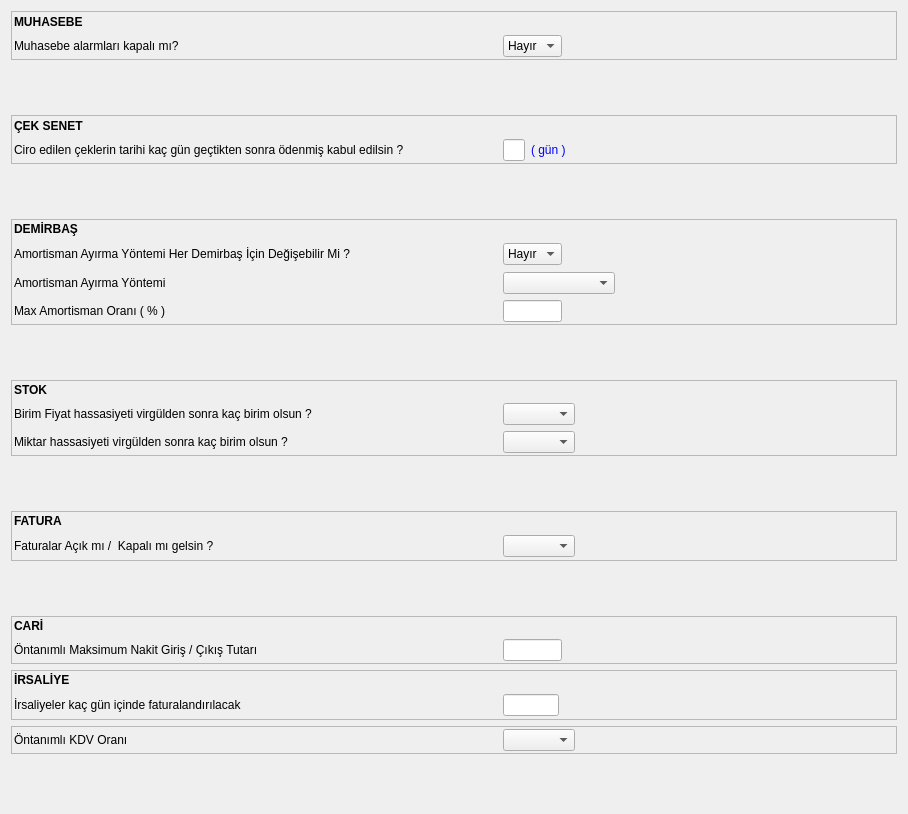
     <widget class="QWidget" name="tab_sabit_degerler">
      <attribute name="title">
       <string>Sabit Değerler</string>
      </attribute>
      <layout class="QGridLayout" name="gridLayout_15" rowstretch="1,1,1,1,1,1,1,1,1,1,1,1,1,1">
       <item row="2" column="0">
        <widget class="QFrame" name="frame_ceksenet">
         <property name="sizePolicy">
          <sizepolicy hsizetype="Expanding" vsizetype="Expanding">
           <horstretch>0</horstretch>
           <verstretch>0</verstretch>
          </sizepolicy>
         </property>
         <property name="frameShape">
          <enum>QFrame::StyledPanel</enum>
         </property>
         <property name="frameShadow">
          <enum>QFrame::Raised</enum>
         </property>
         <layout class="QGridLayout" name="gridLayout_9" columnstretch="1,1,5,20">
          <property name="margin">
           <number>2</number>
          </property>
          <item row="1" column="0">
           <widget class="QLabel" name="label_16">
            <property name="enabled">
             <bool>true</bool>
            </property>
            <property name="sizePolicy">
             <sizepolicy hsizetype="Expanding" vsizetype="Fixed">
              <horstretch>0</horstretch>
              <verstretch>0</verstretch>
             </sizepolicy>
            </property>
            <property name="minimumSize">
             <size>
              <width>483</width>
              <height>0</height>
             </size>
            </property>
            <property name="text">
             <string>Ciro edilen çeklerin tarihi kaç gün geçtikten sonra ödenmiş kabul edilsin ?</string>
            </property>
           </widget>
          </item>
          <item row="1" column="1">
           <widget class="QCommaEdit" name="commaEdit_ciro_sonrasi_gun_sayisi">
            <property name="whatsThis">
             <string>Sayilari formatina(Or:1,000,234.50) donusturur. </string>
            </property>
            <property name="QCommaEdit" stdset="0">
             <rect>
              <x>0</x>
              <y>0</y>
              <width>100</width>
              <height>100</height>
             </rect>
            </property>
           </widget>
          </item>
          <item row="1" column="2">
           <widget class="QLabel" name="label_17">
            <property name="sizePolicy">
             <sizepolicy hsizetype="Expanding" vsizetype="Fixed">
              <horstretch>0</horstretch>
              <verstretch>0</verstretch>
             </sizepolicy>
            </property>
            <property name="styleSheet">
             <string notr="true">color: rgb(0, 0, 255);</string>
            </property>
            <property name="text">
             <string>( gün )</string>
            </property>
           </widget>
          </item>
          <item row="1" column="3">
           <spacer name="horizontalSpacer_7">
            <property name="orientation">
             <enum>Qt::Horizontal</enum>
            </property>
            <property name="sizeHint" stdset="0">
             <size>
              <width>40</width>
              <height>20</height>
             </size>
            </property>
           </spacer>
          </item>
          <item row="0" column="0">
           <widget class="QLabel" name="label_ceksenet_baslik">
            <property name="minimumSize">
             <size>
              <width>483</width>
              <height>0</height>
             </size>
            </property>
            <property name="font">
             <font>
              <weight>75</weight>
              <bold>true</bold>
             </font>
            </property>
            <property name="text">
             <string>ÇEK SENET</string>
            </property>
           </widget>
          </item>
         </layout>
        </widget>
       </item>
       <item row="4" column="0">
        <widget class="QFrame" name="frame_demirbas">
         <property name="sizePolicy">
          <sizepolicy hsizetype="Expanding" vsizetype="Fixed">
           <horstretch>0</horstretch>
           <verstretch>0</verstretch>
          </sizepolicy>
         </property>
         <property name="frameShape">
          <enum>QFrame::StyledPanel</enum>
         </property>
         <property name="frameShadow">
          <enum>QFrame::Raised</enum>
         </property>
         <layout class="QGridLayout" name="gridLayout_12" columnstretch="1,1,5,30">
          <property name="margin">
           <number>2</number>
          </property>
          <item row="1" column="0">
           <widget class="QLabel" name="label_18">
            <property name="sizePolicy">
             <sizepolicy hsizetype="Expanding" vsizetype="Fixed">
              <horstretch>0</horstretch>
              <verstretch>0</verstretch>
             </sizepolicy>
            </property>
            <property name="minimumSize">
             <size>
              <width>483</width>
              <height>0</height>
             </size>
            </property>
            <property name="text">
             <string>Amortisman Ayırma Yöntemi Her Demirbaş İçin Değişebilir Mi ?</string>
            </property>
           </widget>
          </item>
          <item row="1" column="1">
           <widget class="QComboBox" name="comboBox_amor_yontemi_degisebilir_mi">
            <property name="sizePolicy">
             <sizepolicy hsizetype="Expanding" vsizetype="Fixed">
              <horstretch>0</horstretch>
              <verstretch>0</verstretch>
             </sizepolicy>
            </property>
            <item>
             <property name="text">
              <string>Hayır</string>
             </property>
            </item>
            <item>
             <property name="text">
              <string>Evet</string>
             </property>
            </item>
           </widget>
          </item>
          <item row="1" column="3">
           <spacer name="horizontalSpacer_8">
            <property name="orientation">
             <enum>Qt::Horizontal</enum>
            </property>
            <property name="sizeHint" stdset="0">
             <size>
              <width>229</width>
              <height>24</height>
             </size>
            </property>
           </spacer>
          </item>
          <item row="2" column="0">
           <widget class="QLabel" name="label_amortisman_yontemi">
            <property name="sizePolicy">
             <sizepolicy hsizetype="Expanding" vsizetype="Fixed">
              <horstretch>0</horstretch>
              <verstretch>0</verstretch>
             </sizepolicy>
            </property>
            <property name="minimumSize">
             <size>
              <width>483</width>
              <height>0</height>
             </size>
            </property>
            <property name="text">
             <string>Amortisman Ayırma Yöntemi</string>
            </property>
           </widget>
          </item>
          <item row="2" column="1" colspan="2">
           <widget class="QComboBox" name="comboBox_amortisman_yontemi">
            <property name="sizePolicy">
             <sizepolicy hsizetype="Expanding" vsizetype="Fixed">
              <horstretch>0</horstretch>
              <verstretch>0</verstretch>
             </sizepolicy>
            </property>
           </widget>
          </item>
          <item row="3" column="0">
           <widget class="QLabel" name="label_21">
            <property name="sizePolicy">
             <sizepolicy hsizetype="Expanding" vsizetype="Fixed">
              <horstretch>0</horstretch>
              <verstretch>0</verstretch>
             </sizepolicy>
            </property>
            <property name="minimumSize">
             <size>
              <width>483</width>
              <height>0</height>
             </size>
            </property>
            <property name="text">
             <string>Max Amortisman Oranı ( % )</string>
            </property>
           </widget>
          </item>
          <item row="3" column="1">
           <widget class="QCommaEdit" name="commaEdit_max_amortisman_orani">
            <property name="whatsThis">
             <string>Sayilari formatina(Or:1,000,234.50) donusturur. </string>
            </property>
            <property name="QCommaEdit" stdset="0">
             <rect>
              <x>0</x>
              <y>0</y>
              <width>100</width>
              <height>100</height>
             </rect>
            </property>
           </widget>
          </item>
          <item row="1" column="2">
           <spacer name="horizontalSpacer_14">
            <property name="orientation">
             <enum>Qt::Horizontal</enum>
            </property>
            <property name="sizeHint" stdset="0">
             <size>
              <width>40</width>
              <height>20</height>
             </size>
            </property>
           </spacer>
          </item>
          <item row="0" column="0">
           <widget class="QLabel" name="label_28">
            <property name="minimumSize">
             <size>
              <width>483</width>
              <height>0</height>
             </size>
            </property>
            <property name="font">
             <font>
              <weight>75</weight>
              <bold>true</bold>
             </font>
            </property>
            <property name="text">
             <string>DEMİRBAŞ</string>
            </property>
           </widget>
          </item>
         </layout>
        </widget>
       </item>
       <item row="8" column="0">
        <widget class="QFrame" name="frame_fatura">
         <property name="sizePolicy">
          <sizepolicy hsizetype="Expanding" vsizetype="Fixed">
           <horstretch>0</horstretch>
           <verstretch>0</verstretch>
          </sizepolicy>
         </property>
         <property name="frameShape">
          <enum>QFrame::StyledPanel</enum>
         </property>
         <property name="frameShadow">
          <enum>QFrame::Raised</enum>
         </property>
         <layout class="QGridLayout" name="gridLayout_11" columnstretch="1,6,34">
          <property name="margin">
           <number>2</number>
          </property>
          <item row="1" column="0">
           <widget class="QLabel" name="label_22">
            <property name="sizePolicy">
             <sizepolicy hsizetype="Expanding" vsizetype="Fixed">
              <horstretch>0</horstretch>
              <verstretch>0</verstretch>
             </sizepolicy>
            </property>
            <property name="minimumSize">
             <size>
              <width>483</width>
              <height>0</height>
             </size>
            </property>
            <property name="text">
             <string>Faturalar Açık mı /  Kapalı mı gelsin ?                                                                        </string>
            </property>
           </widget>
          </item>
          <item row="1" column="1">
           <widget class="QComboBox" name="comboBox_acik_fatura_mi">
            <property name="sizePolicy">
             <sizepolicy hsizetype="Expanding" vsizetype="Fixed">
              <horstretch>0</horstretch>
              <verstretch>0</verstretch>
             </sizepolicy>
            </property>
           </widget>
          </item>
          <item row="1" column="2">
           <spacer name="horizontalSpacer_11">
            <property name="orientation">
             <enum>Qt::Horizontal</enum>
            </property>
            <property name="sizeHint" stdset="0">
             <size>
              <width>243</width>
              <height>24</height>
             </size>
            </property>
           </spacer>
          </item>
          <item row="0" column="0">
           <widget class="QLabel" name="label_29">
            <property name="minimumSize">
             <size>
              <width>483</width>
              <height>0</height>
             </size>
            </property>
            <property name="font">
             <font>
              <weight>75</weight>
              <bold>true</bold>
             </font>
            </property>
            <property name="text">
             <string>FATURA</string>
            </property>
           </widget>
          </item>
         </layout>
        </widget>
       </item>
       <item row="11" column="0">
        <widget class="QFrame" name="frame_irsaliye">
         <property name="sizePolicy">
          <sizepolicy hsizetype="Expanding" vsizetype="Fixed">
           <horstretch>0</horstretch>
           <verstretch>0</verstretch>
          </sizepolicy>
         </property>
         <property name="frameShape">
          <enum>QFrame::StyledPanel</enum>
         </property>
         <property name="frameShadow">
          <enum>QFrame::Raised</enum>
         </property>
         <layout class="QGridLayout" name="gridLayout_10" columnstretch="1,5,30">
          <property name="margin">
           <number>2</number>
          </property>
          <item row="1" column="0">
           <widget class="QLabel" name="label_24">
            <property name="sizePolicy">
             <sizepolicy hsizetype="Expanding" vsizetype="Fixed">
              <horstretch>0</horstretch>
              <verstretch>0</verstretch>
             </sizepolicy>
            </property>
            <property name="minimumSize">
             <size>
              <width>483</width>
              <height>0</height>
             </size>
            </property>
            <property name="text">
             <string>İrsaliyeler kaç gün içinde faturalandırılacak</string>
            </property>
           </widget>
          </item>
          <item row="1" column="1">
           <widget class="QCommaEdit" name="commaEdit_irs_kac_gunde_faturalanacak">
            <property name="whatsThis">
             <string>Sayilari formatina(Or:1,000,234.50) donusturur. </string>
            </property>
            <property name="QCommaEdit" stdset="0">
             <rect>
              <x>0</x>
              <y>0</y>
              <width>100</width>
              <height>100</height>
             </rect>
            </property>
           </widget>
          </item>
          <item row="1" column="2">
           <spacer name="horizontalSpacer_12">
            <property name="orientation">
             <enum>Qt::Horizontal</enum>
            </property>
            <property name="sizeHint" stdset="0">
             <size>
              <width>283</width>
              <height>24</height>
             </size>
            </property>
           </spacer>
          </item>
          <item row="0" column="0">
           <widget class="QLabel" name="label_irsaliye_baslik">
            <property name="minimumSize">
             <size>
              <width>483</width>
              <height>0</height>
             </size>
            </property>
            <property name="font">
             <font>
              <weight>75</weight>
              <bold>true</bold>
             </font>
            </property>
            <property name="text">
             <string>İRSALİYE</string>
            </property>
           </widget>
          </item>
         </layout>
        </widget>
       </item>
       <item row="1" column="0">
        <spacer name="verticalSpacer_11">
         <property name="orientation">
          <enum>Qt::Vertical</enum>
         </property>
         <property name="sizeHint" stdset="0">
          <size>
           <width>20</width>
           <height>40</height>
          </size>
         </property>
        </spacer>
       </item>
       <item row="13" column="0">
        <spacer name="verticalSpacer_5">
         <property name="orientation">
          <enum>Qt::Vertical</enum>
         </property>
         <property name="sizeHint" stdset="0">
          <size>
           <width>20</width>
           <height>40</height>
          </size>
         </property>
        </spacer>
       </item>
       <item row="9" column="0">
        <spacer name="verticalSpacer_6">
         <property name="orientation">
          <enum>Qt::Vertical</enum>
         </property>
         <property name="sizeHint" stdset="0">
          <size>
           <width>875</width>
           <height>96</height>
          </size>
         </property>
        </spacer>
       </item>
       <item row="5" column="0">
        <spacer name="verticalSpacer_7">
         <property name="orientation">
          <enum>Qt::Vertical</enum>
         </property>
         <property name="sizeHint" stdset="0">
          <size>
           <width>20</width>
           <height>40</height>
          </size>
         </property>
        </spacer>
       </item>
       <item row="3" column="0">
        <spacer name="verticalSpacer_8">
         <property name="orientation">
          <enum>Qt::Vertical</enum>
         </property>
         <property name="sizeHint" stdset="0">
          <size>
           <width>20</width>
           <height>40</height>
          </size>
         </property>
        </spacer>
       </item>
       <item row="12" column="0">
        <widget class="QFrame" name="frame_6">
         <property name="sizePolicy">
          <sizepolicy hsizetype="Expanding" vsizetype="Fixed">
           <horstretch>0</horstretch>
           <verstretch>0</verstretch>
          </sizepolicy>
         </property>
         <property name="frameShape">
          <enum>QFrame::StyledPanel</enum>
         </property>
         <property name="frameShadow">
          <enum>QFrame::Raised</enum>
         </property>
         <layout class="QGridLayout" name="gridLayout_18" columnstretch="1,3,20">
          <property name="margin">
           <number>2</number>
          </property>
          <item row="0" column="0">
           <widget class="QLabel" name="label">
            <property name="minimumSize">
             <size>
              <width>483</width>
              <height>0</height>
             </size>
            </property>
            <property name="text">
             <string>Öntanımlı KDV Oranı</string>
            </property>
           </widget>
          </item>
          <item row="0" column="1">
           <widget class="QComboBox" name="comboBox_ontanimli_kdv_orani"/>
          </item>
          <item row="0" column="2">
           <spacer name="horizontalSpacer_18">
            <property name="orientation">
             <enum>Qt::Horizontal</enum>
            </property>
            <property name="sizeHint" stdset="0">
             <size>
              <width>241</width>
              <height>20</height>
             </size>
            </property>
           </spacer>
          </item>
         </layout>
        </widget>
       </item>
       <item row="10" column="0">
        <widget class="QFrame" name="frame_9">
         <property name="sizePolicy">
          <sizepolicy hsizetype="Expanding" vsizetype="Fixed">
           <horstretch>0</horstretch>
           <verstretch>0</verstretch>
          </sizepolicy>
         </property>
         <property name="frameShape">
          <enum>QFrame::StyledPanel</enum>
         </property>
         <property name="frameShadow">
          <enum>QFrame::Raised</enum>
         </property>
         <layout class="QGridLayout" name="gridLayout_27" columnstretch="1,6,34">
          <property name="margin">
           <number>2</number>
          </property>
          <item row="0" column="0">
           <widget class="QLabel" name="label_41">
            <property name="sizePolicy">
             <sizepolicy hsizetype="Expanding" vsizetype="Fixed">
              <horstretch>0</horstretch>
              <verstretch>0</verstretch>
             </sizepolicy>
            </property>
            <property name="minimumSize">
             <size>
              <width>483</width>
              <height>0</height>
             </size>
            </property>
            <property name="font">
             <font>
              <weight>75</weight>
              <bold>true</bold>
             </font>
            </property>
            <property name="text">
             <string>CARİ</string>
            </property>
           </widget>
          </item>
          <item row="1" column="0">
           <widget class="QLabel" name="label_max_nakit_giris_cikis_tutari">
            <property name="sizePolicy">
             <sizepolicy hsizetype="Expanding" vsizetype="Fixed">
              <horstretch>0</horstretch>
              <verstretch>0</verstretch>
             </sizepolicy>
            </property>
            <property name="minimumSize">
             <size>
              <width>483</width>
              <height>0</height>
             </size>
            </property>
            <property name="text">
             <string>Öntanımlı Maksimum Nakit Giriş / Çıkış Tutarı</string>
            </property>
           </widget>
          </item>
          <item row="1" column="1">
           <widget class="QCommaEdit" name="commaEdit_max_nakit_giris_cikis_tutari">
            <property name="whatsThis">
             <string>Sayilari formatina(Or:1,000,234.50) donusturur. </string>
            </property>
            <property name="QCommaEdit" stdset="0">
             <rect>
              <x>0</x>
              <y>0</y>
              <width>100</width>
              <height>100</height>
             </rect>
            </property>
           </widget>
          </item>
          <item row="1" column="2">
           <spacer name="horizontalSpacer_32">
            <property name="orientation">
             <enum>Qt::Horizontal</enum>
            </property>
            <property name="sizeHint" stdset="0">
             <size>
              <width>199</width>
              <height>20</height>
             </size>
            </property>
           </spacer>
          </item>
         </layout>
        </widget>
       </item>
       <item row="0" column="0">
        <widget class="QFrame" name="frame_11">
         <property name="frameShape">
          <enum>QFrame::StyledPanel</enum>
         </property>
         <property name="frameShadow">
          <enum>QFrame::Raised</enum>
         </property>
         <layout class="QGridLayout" name="gridLayout_31">
          <property name="margin">
           <number>2</number>
          </property>
          <item row="0" column="0">
           <widget class="QLabel" name="label_ceksenet_baslik_2">
            <property name="minimumSize">
             <size>
              <width>483</width>
              <height>0</height>
             </size>
            </property>
            <property name="font">
             <font>
              <weight>75</weight>
              <bold>true</bold>
             </font>
            </property>
            <property name="text">
             <string>MUHASEBE</string>
            </property>
           </widget>
          </item>
          <item row="1" column="0">
           <widget class="QLabel" name="label_67">
            <property name="sizePolicy">
             <sizepolicy hsizetype="Fixed" vsizetype="Fixed">
              <horstretch>0</horstretch>
              <verstretch>0</verstretch>
             </sizepolicy>
            </property>
            <property name="minimumSize">
             <size>
              <width>483</width>
              <height>0</height>
             </size>
            </property>
            <property name="text">
             <string>Muhasebe alarmları kapalı mı?</string>
            </property>
           </widget>
          </item>
          <item row="1" column="1">
           <widget class="QComboBox" name="combo_box_muh_alarmlari">
            <item>
             <property name="text">
              <string>Hayır</string>
             </property>
            </item>
            <item>
             <property name="text">
              <string>Evet</string>
             </property>
            </item>
           </widget>
          </item>
          <item row="1" column="2">
           <spacer name="horizontalSpacer_34">
            <property name="orientation">
             <enum>Qt::Horizontal</enum>
            </property>
            <property name="sizeHint" stdset="0">
             <size>
              <width>40</width>
              <height>20</height>
             </size>
            </property>
           </spacer>
          </item>
         </layout>
        </widget>
       </item>
       <item row="6" column="0">
        <widget class="QFrame" name="frame_8">
         <property name="frameShape">
          <enum>QFrame::StyledPanel</enum>
         </property>
         <property name="frameShadow">
          <enum>QFrame::Raised</enum>
         </property>
         <layout class="QGridLayout" name="gridLayout_26" columnstretch="1,2,34">
          <property name="margin">
           <number>2</number>
          </property>
          <item row="0" column="0" colspan="2">
           <widget class="QLabel" name="label_32">
            <property name="font">
             <font>
              <weight>75</weight>
              <bold>true</bold>
             </font>
            </property>
            <property name="text">
             <string>STOK </string>
            </property>
           </widget>
          </item>
          <item row="1" column="0">
           <widget class="QLabel" name="label_33">
            <property name="sizePolicy">
             <sizepolicy hsizetype="Preferred" vsizetype="Fixed">
              <horstretch>0</horstretch>
              <verstretch>0</verstretch>
             </sizepolicy>
            </property>
            <property name="minimumSize">
             <size>
              <width>483</width>
              <height>0</height>
             </size>
            </property>
            <property name="text">
             <string>Birim Fiyat hassasiyeti virgülden sonra kaç birim olsun ?</string>
            </property>
           </widget>
          </item>
          <item row="1" column="1">
           <widget class="QComboBox" name="comboBox_stok_birim_hassasiyet">
            <property name="sizePolicy">
             <sizepolicy hsizetype="Minimum" vsizetype="Fixed">
              <horstretch>0</horstretch>
              <verstretch>0</verstretch>
             </sizepolicy>
            </property>
           </widget>
          </item>
          <item row="1" column="2">
           <spacer name="horizontalSpacer_20">
            <property name="orientation">
             <enum>Qt::Horizontal</enum>
            </property>
            <property name="sizeHint" stdset="0">
             <size>
              <width>40</width>
              <height>20</height>
             </size>
            </property>
           </spacer>
          </item>
          <item row="2" column="0">
           <widget class="QLabel" name="label_34">
            <property name="text">
             <string>Miktar hassasiyeti virgülden sonra kaç birim olsun ?</string>
            </property>
           </widget>
          </item>
          <item row="2" column="1">
           <widget class="QComboBox" name="comboBox_stok_miktar_hassasiyet"/>
          </item>
         </layout>
        </widget>
       </item>
       <item row="7" column="0">
        <spacer name="verticalSpacer_4">
         <property name="orientation">
          <enum>Qt::Vertical</enum>
         </property>
         <property name="sizeHint" stdset="0">
          <size>
           <width>20</width>
           <height>40</height>
          </size>
         </property>
        </spacer>
       </item>
      </layout>
     </widget>
